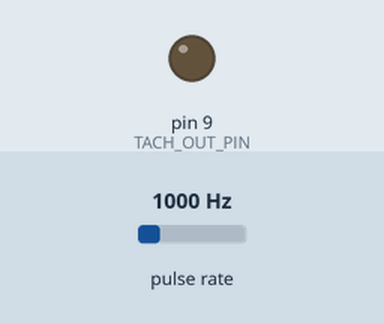
A sketch run on a simulated Arduino Uno, built with avr-gcc and run on an emulated ATmega328P. On the bench: output pins drawn as LEDs (lit = HIGH). Wiring (inferred from the names in the program): pulse sensor: data pin 3. The inputs (shaded band) are chosen by the test bench; at power-on: pulse rate 1000 Hz.

Above: at 0.01 s.
At 1.2 s:
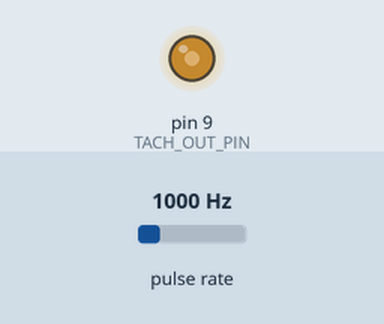
1.3 s: pulse rate (sensor on pin 3) set to 4900 Hz
Timing chart, 0 to 9.1 s (numbered marks = the images above; inputs shaded):
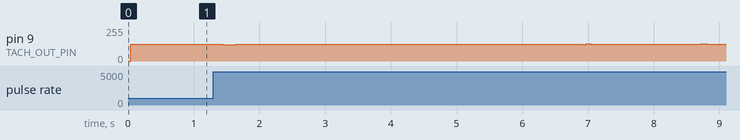

The sketch:

8_to_6_convert.ino
```cpp
// ============================================================================
// 8-CYLINDER TO 6-CYLINDER (3/4 FREQUENCY) TACHOMETER CONVERTER
// Hardware: Arduino Micro (ATmega32U4)
// Input:    Pin 3 (INT0) <- 4N35 Optocoupler Collector (4 pulses/rev)
// Output:   Pin 9        -> 2N3904 Base Resistor (3 pulses/rev to Sun FZ106N)
// ============================================================================

const uint8_t TACH_IN_PIN  = 3;
const uint8_t TACH_OUT_PIN = 9;

// Spark-ring debounce & timeout settings
// At 10,000 RPM on an 8-cyl (666.7 Hz), pulse period is 1,500 us.
// 900 us blocks ignition coil ringing while safely reading past 12,000 RPM.
const unsigned long MIN_PULSE_INTERVAL_US = 900;
const unsigned long ENGINE_STOP_TIMEOUT_US = 250000; // 0.25s (~60 RPM cutoff)

volatile unsigned long lastSparkMicros = 0;
volatile unsigned long measuredPeriodUs = 0;
volatile bool newPulseFlag = false;

unsigned long lastToggleMicros = 0;
bool outPinState = LOW;

void onSparkISR() {
  unsigned long now = micros();
  unsigned long dt = now - lastSparkMicros;

  if (dt >= MIN_PULSE_INTERVAL_US) {
    measuredPeriodUs = dt;
    lastSparkMicros = now;
    newPulseFlag = true;
  }
}

void setup() {
  pinMode(TACH_IN_PIN, INPUT); // External 10k pull-up (R3) installed
  pinMode(TACH_OUT_PIN, OUTPUT);
  digitalWrite(TACH_OUT_PIN, LOW);

  // 4N35 pulls Pin 3 LOW during spark and releases HIGH (RISING) when spark ends
  attachInterrupt(digitalPinToInterrupt(TACH_IN_PIN), onSparkISR, RISING);
}

void loop() {
  unsigned long now = micros();
  unsigned long currentPeriod;
  unsigned long lastSpark;

  // Safely copy volatile ISR variables
  noInterrupts();
  currentPeriod = measuredPeriodUs;
  lastSpark = lastSparkMicros;
  interrupts();

  // Check if engine is cranking/running
  if (currentPeriod == 0 || (now - lastSpark) > ENGINE_STOP_TIMEOUT_US) {
    // Engine stopped: hold output LOW (transistor Q1 OFF -> tach sees steady 12V, 0 RPM)
    outPinState = LOW;
    digitalWrite(TACH_OUT_PIN, LOW);
    return;
  }

  // Frequency_out = (3/4) * Frequency_in  ==>  Period_out = (4/3) * Period_in
  // Half-period for 50% duty cycle toggle = (Period_out / 2) = (2/3) * Period_in
  unsigned long halfPeriodOutUs = (currentPeriod * 2UL) / 3UL;

  if ((now - lastToggleMicros) >= halfPeriodOutUs) {
    lastToggleMicros = now;
    outPinState = !outPinState;
    digitalWrite(TACH_OUT_PIN, outPinState);
  }
}
```
